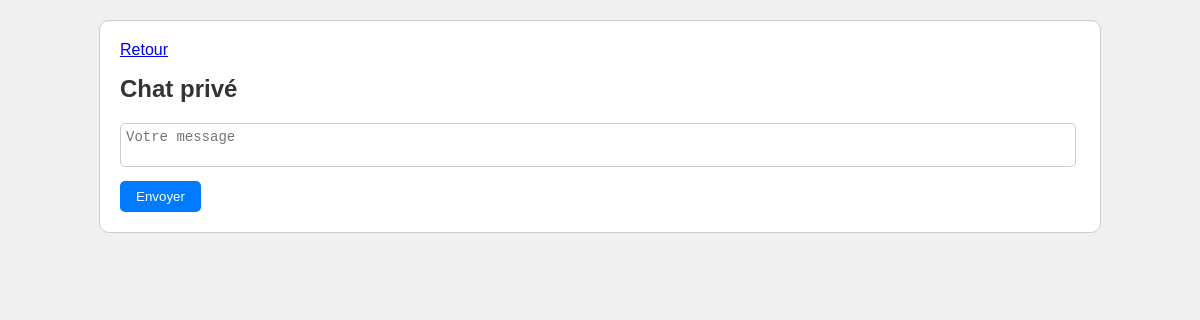
The page /php/messages.php?friend_id=11 (signed in) on the database as committed earlier.
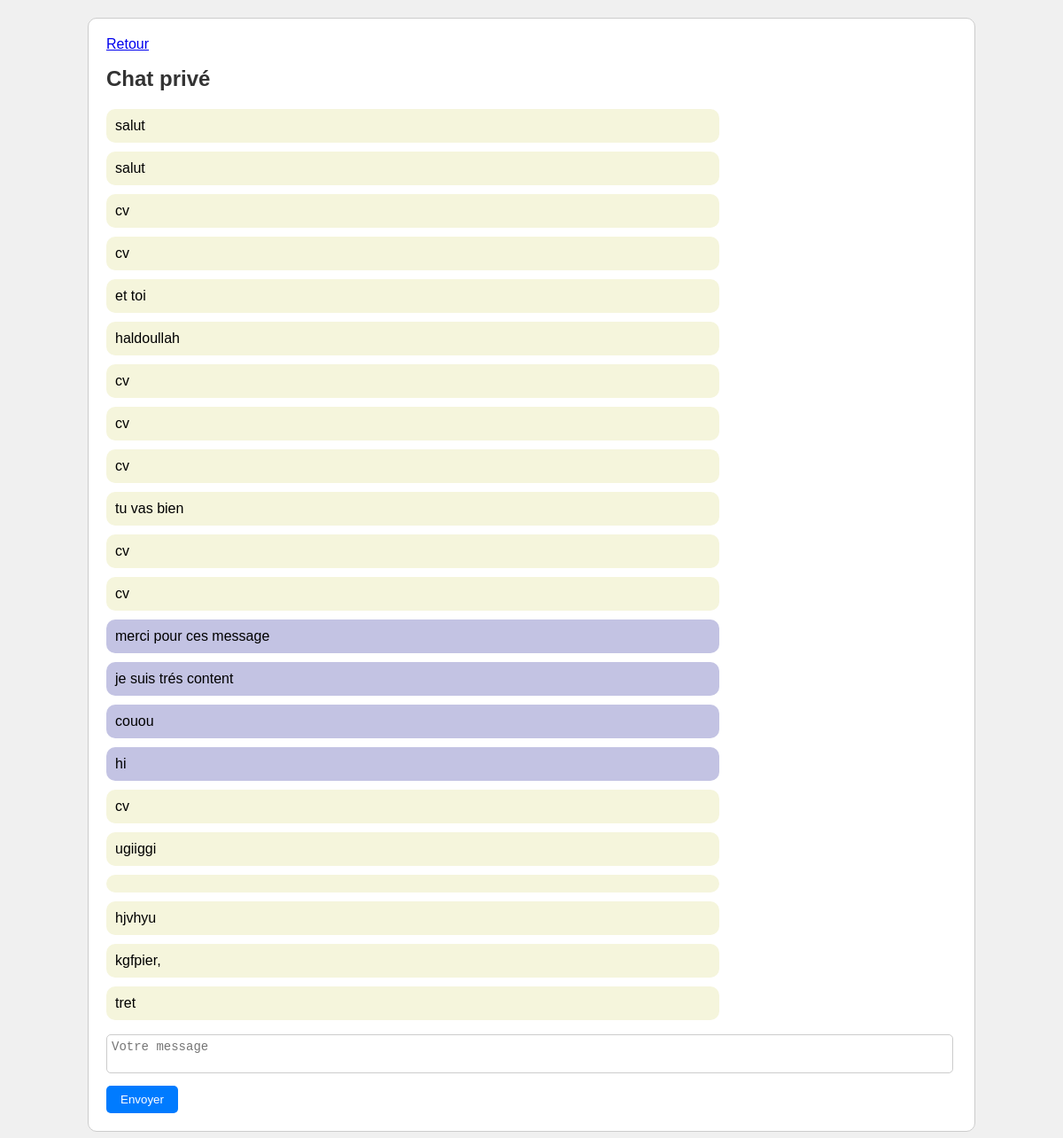
The same page on the database as committed later.
### tables this page shows
CREATE TABLE `messages` (
  `id` int(10) UNSIGNED NOT NULL,
  `created_at` timestamp NOT NULL DEFAULT current_timestamp(),
  `send` text NOT NULL,
  `who_send` int(10) UNSIGNED NOT NULL,
  `who_receive` int(11) NOT NULL
);

### php/messages.php (the view, shortened to what this page needs)
<?php
require('../pdo/pdo.php');
if(isset($_GET['friend_id'])) {
    $friend_id = $_GET['friend_id'];
    try {
        $stmt = $pdo->prepare("SELECT * FROM messages WHERE (who_send = :user_id AND who_receive = :friend_id) OR (who_send = :friend_id AND who_receive = :user_id) ORDER BY created_at ASC");
        $stmt->bindParam(':user_id', $_SESSION['id']);
        $stmt->bindParam(':friend_id', $friend_id);
        $stmt->execute();
        $messages = $stmt->fetchAll(PDO::FETCH_ASSOC);
    } catch(PDOException $e) {
        echo "Erreur lors de la récupération des messages: " . $e->getMessage();
    }
} else {
    echo "Veuillez sélectionner un ami pour commencer la conversation.";
}
?>
<!DOCTYPE html>
<html lang="en">
<head>
    <link rel="stylesheet" href="../Page HTML/chatenligne.css">
</head>
<body>
<?php if(isset($_SESSION['id'])) : ?>
    <div id="page" class="container border">
        <a href="chat.php">Retour</a>
        <br>
        <h1>Chat privé</h1>
        <div class="messages_box">
            <?php if(isset($messages) && !empty($messages)) : ?>
                <ul>
                    <?php foreach($messages as $message) : ?>
                        <li class="<?php echo ($_SESSION['id'] == $message['who_send']) ? 'sent' : 'received'; ?>"><?php echo $message['send']; ?></li>
                    <?php endforeach; ?>
                </ul>
            <?php endif; ?>
        </div>
        <form class="send_message" method="POST">
            <textarea name="message" cols="30" rows="2" placeholder="Votre message"></textarea><br>
            <input type="submit" value="Envoyer" name="send">
        </form>
    </div>
<?php else : ?>
    <p>Veuillez vous connecter pour accéder au chat privé.</p>
<?php endif; ?>
</body>
</html>

### Page HTML/chatenligne.css (style rules this page uses)
body { font-family: Arial, sans-serif; background-color: #f0f0f0; margin: 0; padding: 0; }
.container { width: 80%; margin: 20px auto; padding: 20px; border: 1px solid #ccc; border-radius: 10px; background-color: #fff; }
h1 { font-size: 24px; color: #333; }
.messages_box { margin-top: 20px; }
.messages_box ul { list-style-type: none; padding: 0; }
.messages_box ul .sent { background-color: beige; color: #000; padding: 10px; border-radius: 10px; max-width: 70%; margin-bottom: 10px; align-self: flex-start; }
.messages_box ul .received { background-color: rgb(195, 195, 227); color: #000; padding: 10px; border-radius: 10px; max-width: 70%; margin-bottom: 10px; align-self: flex-end; }
.send_message textarea { width: calc(100% - 16px); resize: none; border: 1px solid #ccc; border-radius: 5px; padding: 5px; font-size: 14px; margin-bottom: 10px; }
.send_message input[type="submit"] { background-color: #007bff; color: #fff; border: none; border-radius: 5px; padding: 8px 16px; cursor: pointer; }

Rows that differ between the two databases and show on the page:
added messages: send "salut"
added messages: send "salut"
added messages: send "cv"
added messages: send "cv"
added messages: send "et toi"
added messages: send "haldoullah"
added messages: send "cv"
added messages: send "cv"
added messages: send "cv"
added messages: send "tu vas bien"
added messages: send "cv"
added messages: send "cv"
added messages: send "merci pour ces message", who_send 11 (drawn)
added messages: send "je suis trés content", who_send 11 (drawn)
added messages: send "couou", who_send 11 (drawn)
added messages: send "hi", who_send 11 (drawn)
added messages: send "cv"
added messages: send "ugiiggi"
added messages: who_send 12 (drawn)
added messages: send "hjvhyu"
added messages: send "kgfpier,"
added messages: send "tret"
